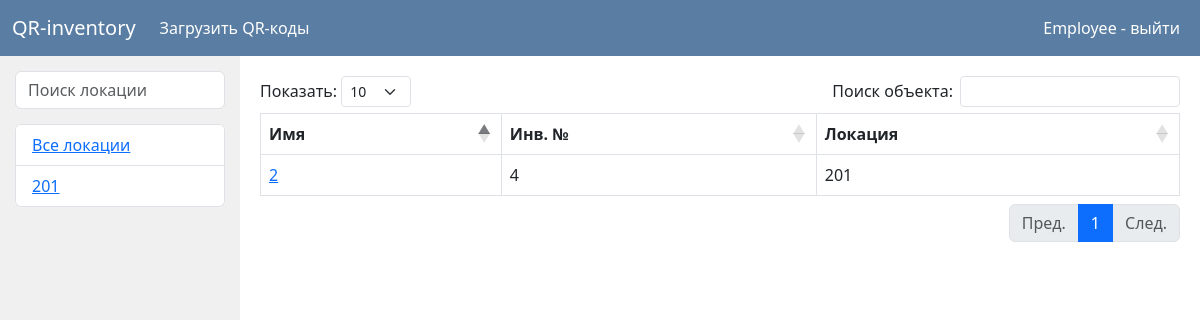
Before: / (signed in) with the older database file.
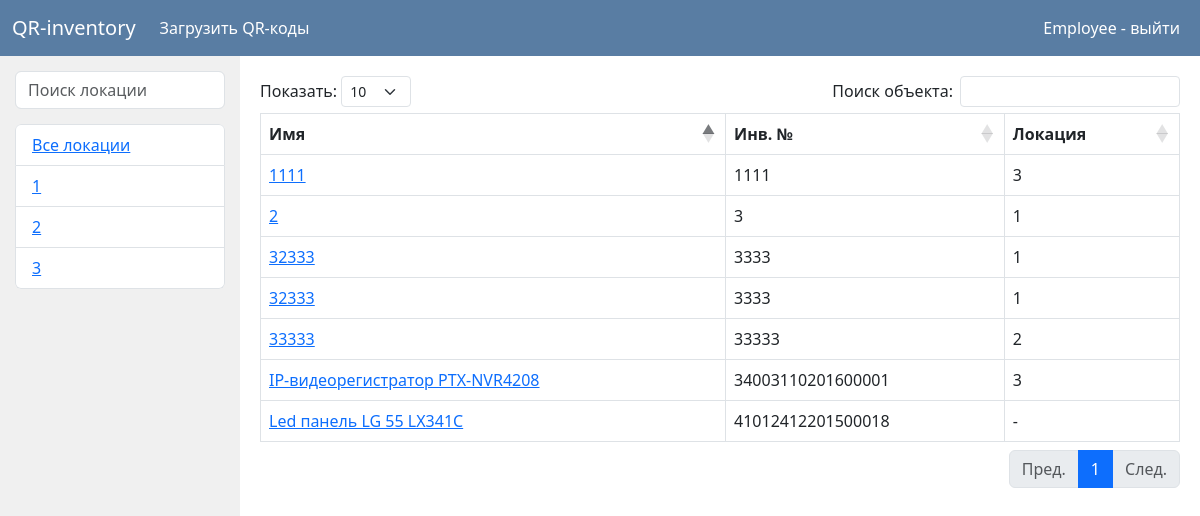
After: the same page with the newer database file.
### data/users.py (models this page shows, shortened)
class User(SqlAlchemyBase, UserMixin, SerializerMixin):
    __tablename__ = 'users'
    id = sqlalchemy.Column(sqlalchemy.Integer,
                           primary_key=True, autoincrement=True)
    name = sqlalchemy.Column(sqlalchemy.String)
    email = sqlalchemy.Column(sqlalchemy.String,
                              index=True, unique=True, nullable=True)
    hashed_password = sqlalchemy.Column(sqlalchemy.String, nullable=True)
    role = sqlalchemy.Column(sqlalchemy.Integer, sqlalchemy.ForeignKey('roles.id'))
    def is_admin(self):
        if str(self.role) == '1':
            return True
        return False

### data/places.py (models this page shows)
class Place(SqlAlchemyBase, SerializerMixin):
    __tablename__ = 'places'
    id = sqlalchemy.Column(sqlalchemy.Integer,
                           primary_key=True, autoincrement=True)
    text = sqlalchemy.Column(sqlalchemy.String)

### data/objects.py (models this page shows, shortened)
class Object(SqlAlchemyBase, SerializerMixin):
    __tablename__ = 'objects'
    id = sqlalchemy.Column(sqlalchemy.Integer,
                           primary_key=True, autoincrement=True)
    name = sqlalchemy.Column(sqlalchemy.String, nullable=True)
    serial_number = sqlalchemy.Column(sqlalchemy.String, nullable=True)
    obj_place = sqlalchemy.Column(sqlalchemy.Integer, sqlalchemy.ForeignKey('places.id'),
                                  nullable=True)
    responsible_id = sqlalchemy.Column(sqlalchemy.Integer, sqlalchemy.ForeignKey('users.id'),
                                  nullable=True)
    checked = sqlalchemy.Column(sqlalchemy.Integer, nullable=True)

### front/user_pages.py (the view)
@app.route('/')
@login_required
def all_objects():
    if current_user.is_admin():
        return redirect('/admin')
    db_sess = db_session.create_session()
    objects = db_sess.query(Object).filter(Object.responsible_id == current_user.id)
    places = db_sess.query(Place)
    user_places = set()
    for obj in db_sess.query(Object).filter(Object.responsible_id == current_user.id):
        if places.get(obj.obj_place):
            user_places.add(places.get(obj.obj_place).id)
    user_places = places.filter(Place.id.in_(list(user_places)))
    return render_template("user/main_page.html", objects=objects, user_places=user_places, places=places, title='QR-inventory')

### data/db_session.py (called while the page is built)
def create_session() -> Session:
    global __factory
    return __factory()

### flask_app.py (called while the page is built)
@login_manager.user_loader
def load_user(user_id):
    return db_sess.query(User).get(user_id)

### templates/user/main_page.html (shortened to what this page needs)
{% extends "user/base.html" %}
{% block content %}
    <div class="main_container">
    <div class="places">
        <input class="form-control" id="placesSearch" type="text" placeholder="Поиск локации">
        <ul class="list-group" id="placesList">
            <li class="list-group-item"><a href="/"> Все локации </a></li>
            {% for place in user_places %}
                <li class="list-group-item"><a href="/{{ place.id }}"> {{ place.text }}</a></li>
            {% endfor %}
        </ul>
    </div>
    <div class="objects">
        <table class="table table-bordered" id="objTable">
            <thead>
            <tr>
                <th>Имя</th>
                <th>Инв. №</th>
                <th>Локация</th>
            </tr>
            </thead>
            <tbody>
            {% for obj in objects %}
                <tr>
                    <td><a href="/object/{{ obj.id }}"> {{ obj.name }} </a></td>
                    <td> {{ obj.serial_number }} </td>
                    {% if places.get(obj.obj_place) %}
                        <td> {{ places.get(obj.obj_place).text }} </td>
                    {% else %}
                        <td> -</td>
                    {% endif %}
                </tr>
            {% endfor %}
            </tbody>
        </table>
    </div>
{% endblock %}

### templates/user/base.html (shortened to what this page needs)
<!doctype html>
<html lang="en">
<head>
    <link href="https://cdn.jsdelivr.net/npm/bootstrap@5.3.0-alpha3/dist/css/bootstrap.min.css" rel="stylesheet"
>
    <link rel="stylesheet" href="https://cdn.datatables.net/1.13.4/css/dataTables.bootstrap5.min.css">
    <link rel="stylesheet" href="/static/style.css">
    <link rel="stylesheet" href="https://cdnjs.cloudflare.com/ajax/libs/font-awesome/4.7.0/css/font-awesome.min.css">
</head>
<body>
<header>
    <nav class="navbar navbar-expand-lg">
        <div class="container-fluid">
            <a class="navbar-brand" href="/"> QR-inventory </a>
            <div class="collapse navbar-collapse" id="navbarNav">
                <ul class="navbar-nav">
                    <li class="nav-item">
                        <a class="nav-link" href="/download_qr">Загрузить QR-коды</a>
                    </li>
                </ul>
            </div>
            <div class="d-flex">
                {% if current_user.is_authenticated %}
                    <a class="nav-link me-2" href="/logout"> {{ current_user.name }} - выйти </a>
                {% else %}
                    <a class="btn btn-primary me-2" href="/register">Зарегистрироваться</a>
                    <a class="btn btn-primary" href="/login">Войти</a>
                {% endif %}
            </div>
        </div>
    </nav>
</header>
<main role="main" class="main_block">
    {% block content %}{% endblock %}
</main>
</body>
</html>

### static/style.css (style rules this page uses)
li { list-style-type:none; }
.nav-link { color: #ffffff; }
.navbar-brand { color: #ffffff; }
.navbar { background-color: #597da3; color: #ffffff; }
.main_container { display: grid; height: calc(100vh - 70px); grid-template-columns: 20% 80%; grid-template-areas: "places objects"; }
.places { background-color: #F0F0F0; height: calc(100vh - 70px); padding: 15px; grid-area: places; }
#placesSearch { margin-bottom: 15px; }
#placesList { max-height: calc(100vh - 165px); overflow-y: scroll; }
.objects { grid-area: objects; }

Changed rows visible on the page:
changed Place (number 1 of 3 on the later page): text "201" → "1"
added Place: text "2"
added Place: text "3"
changed Object (number 1 of 7 on the later page): serial_number "4" → "3"; get "201" → "1"
now on this page (row edited): Object: name "IP-видеорегистратор PTX-NVR4208", serial_number "34003110201600001", get "3"
now on this page (row edited): Object: name "Led панель LG 55 LX341C", serial_number "41012412201500018"
added Object: name "1111", serial_number "1111", get "3"
added Object: name "32333", serial_number "3333", get "1"
added Object: name "32333", serial_number "3333", get "1"
added Object: name "33333", serial_number "33333", get "2"
